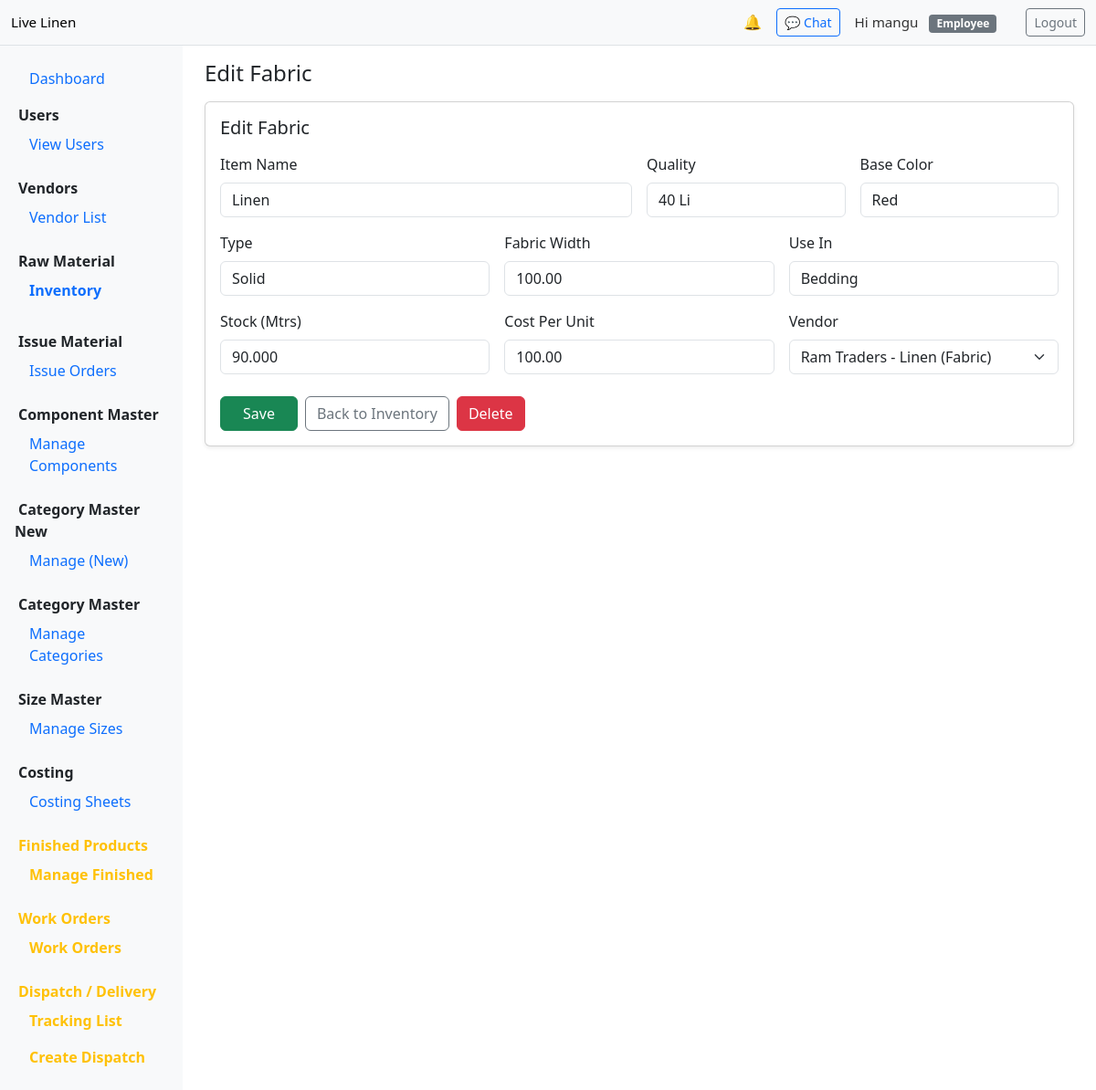
Page /rawmaterials/fabrics/edit/1/ (signed in) on the committed database.
### rawmaterials/models.py (models this page shows, shortened)
class Fabric(models.Model):
    item_name = models.CharField(max_length=200)
    quality = models.CharField(
        max_length=64,
        blank=True,
        null=True,
        verbose_name="Quality",
        help_text='Quality can be numeric (0 - 100) or textual (e.g., "A1", "Fine").'
    )
    base_color = models.CharField(max_length=100, blank=True, null=True)
    type = models.CharField(
        max_length=100,
        blank=True,
        null=True,
        verbose_name="Type",
        db_column='fabric_type',
        help_text='Type/category of fabric (e.g., cotton, linen)'
    )
    fabric_width = models.DecimalField(max_digits=7, decimal_places=2, help_text='Width (e.g., 1.20)')
    use_in = models.CharField(max_length=200, blank=True, null=True, help_text='Intended use (e.g., shirts, upholstery)')
    stock_in_mtrs = models.DecimalField(
        max_digits=12,
        decimal_places=3,
        default=Decimal('0.000'),
        help_text='Current stock in meters'
    )
    cost_per_unit = models.DecimalField(
        max_digits=12,
        decimal_places=2,
        default=Decimal('0.00'),
        help_text='Cost per unit (per meter)'
    )
    vendor = models.ForeignKey(Vendor, on_delete=models.PROTECT, related_name='fabrics')
    created_at = models.DateTimeField(auto_now_add=True)
    updated_at = models.DateTimeField(auto_now=True)
    class Meta:
        ordering = ['-created_at']

### rawmaterials/views.py (the view)
# urls.py: path('fabrics/edit/<int:pk>/', views.fabric_edit, name='fabric_edit'),
@login_required
@user_passes_test(can_manage_inventory)
def fabric_edit(request, pk):
    fabric = get_object_or_404(Fabric, pk=pk)
    if request.method == "POST":
        form = FabricForm(request.POST, request.FILES or None, instance=fabric)
        if form.is_valid():
            form.save()
            messages.success(request, "Fabric updated successfully.")
            return redirect(reverse("rawmaterials:inventory"))
    else:
        form = FabricForm(instance=fabric)
    can_delete_flag = can_delete_inventory(request.user)
    return render(
        request,
        "rawmaterials/fabric_form.html",
        {"form": form, "fabric": fabric, "can_delete": can_delete_flag},
    )

### core/context_processors.py (called while the page is built)
def unread_notifications_count(request):
    if not getattr(request, 'user', None) or not request.user.is_authenticated:
        return {'unread_notifications_count': 0}
    try:
        unread = request.user.notifications.filter(is_read=False).count()
    except Exception:
        unread = 0
    return {'unread_notifications_count': unread}

### rawmaterials/views.py (called while the page is built)
def can_manage_inventory(user):
    if user.is_superuser:
        return True
    return user.groups.filter(name__in=["Admin", "Manager", "Employee"]).exists()

def can_delete_inventory(user):
    if user.is_superuser:
        return True
    return user.groups.filter(name__in=["Admin", "Manager"]).exists()

### vendors/models.py (called while the page is built)
    def __str__(self):
        return f"{self.vendor_name} - {self.product} ({self.item_type})"

### templates/rawmaterials/fabric_form.html (shortened to what this page needs)
{% extends 'base.html' %}
{% block page_title %}
  {% if fabric %}Edit Fabric{% else %}Create Fabric{% endif %}
{% endblock %}
{% block content %}
<div class="card shadow-sm">
  <div class="card-body">
    <h5 class="card-title mb-3">
      {% if fabric %}Edit Fabric{% else %}Create Fabric{% endif %}
    </h5>
    <form method="post" class="mt-3">
      <div class="row g-3">
        <div class="col-md-6">
          <label class="form-label">Item Name</label>
          {{ form.item_name }}
        </div>
        <div class="col-md-3">
          <label class="form-label">Quality</label>
          {{ form.quality }}
        </div>
        <div class="col-md-3">
          <label class="form-label">Base Color</label>
          {{ form.base_color }}
        </div>
        <div class="col-md-4">
          <label class="form-label">Type</label>
          {{ form.type }}
        </div>
        <div class="col-md-4">
          <label class="form-label">Fabric Width</label>
          {{ form.fabric_width }}
        </div>
        <div class="col-md-4">
          <label class="form-label">Use In</label>
          {{ form.use_in }}
        </div>
        <div class="col-md-4">
          <label class="form-label">Stock (Mtrs)</label>
          {{ form.stock_in_mtrs }}
        </div>
        <div class="col-md-4">
          <label class="form-label">Cost Per Unit</label>
          {{ form.cost_per_unit }}
        </div>
        <div class="col-md-4">
          <label class="form-label">Vendor</label>
          {{ form.vendor }}
        </div>
      </div>
      <div class="mt-4 d-flex align-items-center gap-2">
        <button class="btn btn-success px-4" type="submit">Save</button>
        <a class="btn btn-outline-secondary" href="{% url 'rawmaterials:inventory' %}">Back to Inventory</a>
        {% if fabric and can_delete %}
          <form method="post" action="{% url 'rawmaterials:inventory_delete' fabric.id %}" class="ms-2">
            <button
              type="submit"
              class="btn btn-danger"
              onclick="return confirm('Are you sure you want to permanently delete this fabric? This will also delete any related printed items.')">
              Delete
            </button>
          </form>
        {% endif %}
      </div>
    </form>
  </div>
</div>
{% endblock %}

### templates/base.html (shortened to what this page needs)
{% load static %}
<!doctype html>
<html>
<head>
  <link href="https://cdn.jsdelivr.net/npm/bootstrap@5.3.0/dist/css/bootstrap.min.css" rel="stylesheet">
</head>
<body>
<nav class="navbar navbar-expand-lg navbar-light bg-light border-bottom">
  <div class="container-fluid">
    {% url 'core:dashboard' as core_dashboard_url %}
    <a class="navbar-brand brand-small" href="{% if request.user.is_authenticated %}{{ core_dashboard_url|default:'#' }}{% else %}#{% endif %}">Live Linen</a>
    <div class="d-flex align-items-center ms-auto gap-3">
      {% if user.is_authenticated %}
        {% url 'workorders:notifications' as workorders_notifications_url %}
        <div>
          <a href="{{ workorders_notifications_url|default:'#' }}" class="text-decoration-none notif-bell" title="Notifications">
            🔔
          </a>
        </div>
        {% url 'chat:room' as chat_room_url %}
        <div>
          <a href="{{ chat_room_url|default:'#' }}" class="btn btn-outline-primary btn-sm notif-chat" title="Chat">
            💬 Chat
          </a>
        </div>
        <div class="me-3 user-greet">
          Hi {{ user.get_full_name|default:user.username }}
          {% if user.is_superuser or perms.components.add_costcomponent %}
            <span class="ms-2 badge bg-primary role-badge">Admin</span>
          {% else %}
            <span class="ms-2 badge bg-secondary role-badge">Employee</span>
          {% endif %}
        </div>
        {% url 'logout' as logout_url %}
        <div>
          <a class="btn btn-outline-secondary btn-sm" href="{{ logout_url|default:'#' }}">Logout</a>
        </div>
      {% else %}
        {% url 'login' as login_url %}
        <a class="btn btn-primary btn-sm" href="{{ login_url|default:'#' }}">Login</a>
      {% endif %}
    </div>
  </div>
</nav>
<div class="container-fluid">
  <div class="row">
    {% if request.user.is_authenticated %}
      <nav class="col-lg-2 d-none d-lg-block bg-light sidebar p-3">
        <ul class="nav flex-column">
          {% url 'core:dashboard' as core_dashboard_url %}
          <li class="nav-item mb-2">
            <a class="nav-link {% if request.path == '/dashboard/' %}active{% endif %}" href="{{ core_dashboard_url|default:'#' }}">Dashboard</a>
          </li>
          <li class="nav-item"><strong class="px-1">Users</strong></li>
          {% url 'core:create_user' as core_create_user_url %}
          {% url 'core:user_list' as core_user_list_url %}
          <li class="nav-item">
            <a class="nav-link {% if request.path == '/dashboard/users/' %}active{% endif %}" href="{{ core_user_list_url|default:'#' }}">View Users</a>
          </li>
          <li class="nav-item mt-3"><strong class="px-1">Vendors</strong></li>
          {% url 'vendors:create' as vendors_create_url %}
          {% url 'vendors:list' as vendors_list_url %}
          <li class="nav-item">
            <a class="nav-link {% if request.path == '/vendors/' %}active{% endif %}" href="{{ vendors_list_url|default:'#' }}">Vendor List</a>
          </li>
          <li class="nav-item mt-3"><strong class="px-1">Raw Material</strong></li>
          {% url 'rawmaterials:inventory' as rm_inventory_url %}
          <li class="nav-item">
            <a class="nav-link {% if request.path|slice:'0:13' == '/rawmaterials' %}active{% endif %}" href="{{ rm_inventory_url|default:'#' }}">Inventory</a>
          </li>
              {% url 'rawmaterials:fabric_create' as fabric_create_url %}
              {% url 'rawmaterials:accessory_create' as accessory_create_url %}
              {% url 'rawmaterials:printed_create' as printed_create_url %}
          <li class="nav-item mt-3"><strong class="px-1">Issue Material</strong></li>
          {% url 'issue_material:issue_list' as issue_list_url %}
          <li class="nav-item">
            <a class="nav-link d-flex justify-content-between align-items-center"
               data-bs-toggle="collapse"
               href="#issueMaterialSubmenu"
               role="button"
               aria-expanded="{% if request.path|slice:'0:14' == '/issue-material' %}true{% else %}false{% endif %}"
               aria-controls="issueMaterialSubmenu">
              <span>Issue Orders</span>
            </a>
                {% url 'issue_material:create_issue' as issue_create_url %}
          </li>
          <li class="nav-item mt-3"><strong class="px-1">Component Master</strong></li>
          {% url 'components:master_list' as components_master_list_url %}
          <li class="nav-item">
            <a class="nav-link d-flex justify-content-between align-items-center"
               data-bs-toggle="collapse"
               href="#componentMasterSubmenu"
               role="button"
               aria-expanded="{% if request.path|slice:'0:15' == '/components/master' %}true{% else %}false{% endif %}"
               aria-controls="componentMasterSubmenu">
              <span>Manage Components</span>
            </a>
                {% url 'components:master_create' as components_master_create_url %}
          </li>
          <li class="nav-item mt-3"><strong class="px-1">Category Master New</strong></li>
          {% url 'category_master_new:category_list' as category_master_new_list_url %}
          <li class="nav-item">
            <a class="nav-link d-flex justify-content-between align-items-center"
               data-bs-toggle="collapse"
               href="#categoryMasterNewSubmenu"
               role="button"
               aria-expanded="{% if request.path|slice:'0:18' == '/category-master-new' %}true{% else %}false{% endif %}"
               aria-controls="categoryMasterNewSubmenu">
              <span>Manage (New)</span>
            </a>
                {% url 'category_master_new:category_create' as category_master_new_create_url %}
          </li>
          <li class="nav-item mt-3"><strong class="px-1">Category Master</strong></li>
          {% url 'category_master:list' as category_master_list_url %}
          <li class="nav-item">
            <a class="nav-link d-flex justify-content-between align-items-center"
               data-bs-toggle="collapse"
               href="#categoryMasterSubmenu"
               role="button"
               aria-expanded="{% if request.path|slice:'0:16' == '/category-master' %}true{% else %}false{% endif %}"
               aria-controls="categoryMasterSubmenu">
              <span>Manage Categories</span>
            </a>
                {% url 'category_master:create' as category_master_create_url %}
          </li>
          <li class="nav-item mt-3"><strong class="px-1">Size Master</strong></li>
          {% url 'size_master:list' as size_master_list_url %}
          <li class="nav-item">
            <a class="nav-link d-flex justify-content-between align-items-center"
               data-bs-toggle="collapse"
               href="#sizeMasterSubmenu"
               role="button"
               aria-expanded="{% if request.path|slice:'0:12' == '/size-master' %}true{% else %}false{% endif %}"
               aria-controls="sizeMasterSubmenu">
              <span>Manage Sizes</span>
            </a>
                {% url 'size_master:create' as size_master_create_url %}
          </li>
          <li class="nav-item mt-3"><strong class="px-1">Costing</strong></li>
          {% url 'costing_sheet:list' as costing_list_url %}
          {% url 'costing_sheet:create' as costing_create_url %}
          <li class="nav-item">
            <a class="nav-link d-flex justify-content-between align-items-center"
               data-bs-toggle="collapse"
               href="#costingSubmenu"
               role="button"
               aria-expanded="{% if request.path|slice:'0:8' == '/costing' %}true{% else %}false{% endif %}"
               aria-controls="costingSubmenu">
              <span>Costing Sheets</span>
            </a>
          </li>
          <li class="nav-item mt-3"><strong class="px-1 section-yellow">Finished Products</strong></li>
          {% url 'finished_products:product_list' as fp_list_url %}
          <li class="nav-item">
            <a class="nav-link d-flex justify-content-between align-items-center section-yellow"
               data-bs-toggle="collapse"
               href="#finishedProductsSubmenu"
               role="button"
               aria-expanded="{% if request.path|slice:'0:17' == '/finished-products' %}true{% else %}false{% endif %}"
               aria-controls="finishedProductsSubmenu">
              <span class="section-yellow">Manage Finished</span>
            </a>
                {% url 'finished_products:product_create' as fp_create_url %}
          </li>
          <li class="nav-item mt-3"><strong class="px-1 section-yellow">Work Orders</strong></li>
          {% url 'workorders:list' as workorders_list_url %}
          <li class="nav-item">
            <a class="nav-link section-yellow {% if request.path|slice:'0:11' == '/workorders' %}active{% endif %}" href="{{ workorders_list_url|default:'#' }}">Work Orders</a>
          </li>
          {% if user.is_authenticated %}
            {% url 'dispatch:tracking' as dispatch_list_url %}
            {% url 'dispatch:new' as dispatch_new_url %}
            <li class="nav-item mt-3"><strong class="px-1 section-yellow">Dispatch / Delivery</strong></li>
            <li class="nav-item">
              <a class="nav-link d-flex justify-content-between align-items-center section-yellow {% if request.path|slice:'0:9' == '/dispatch' %}active{% endif %}" href="{{ dispatch_list_url|default:'#' }}">
                <span class="section-yellow">Tracking List</span>
              </a>
            </li>
            <li class="nav-item">
              <a class="nav-link section-yellow {% if request.path|slice:'0:13' == '/dispatch/new' %}active{% endif %}" href="{{ dispatch_new_url|default:'#' }}">Create Dispatch</a>
            </li>
          {% endif %}
        </ul>
      </nav>
    {% endif %}
    <main class="col-lg-10 content-area">
      <div class="container">
        <div class="d-flex justify-content-between align-items-center mb-3">
          <div>
            <h4 class="mb-0">{% block page_title %}Live Linen HRMS{% endblock %}</h4>
          </div>
        </div>
        {% block content %}{% endblock %}
      </div>
    </main>
  </div>
</div>
</body>
</html>

### templates/base.html (style rules this page uses)
body { min-height: 100vh; background: #ffffff; }
.sidebar { min-height: 85vh; }
.content-area { padding-top: 1rem; }
.nav-link.active { font-weight: 600; }
.brand-small { font-size: 0.95rem; }
.user-greet { font-size: 0.95rem; color: #333; }
.role-badge { font-size: 0.75rem; padding: 0.25rem 0.5rem; border-radius: 0.25rem; }
.notif-bell, .notif-chat { position: relative; display: inline-block; }
.section-yellow { color: #ffc107; font-weight: 600; }

### rows in the picture
Fabric: item_name "Linen", quality "40 Li", base_color "Red", fabric_width "100.00", use_in "Bedding", stock_in_mtrs "90.000", cost_per_unit "100.00", vendor "Ram Traders - Linen (Fabric)"

### other values in the picture
{{ user.get_full_name|default:user.username }} "mangu"
